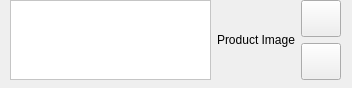
<?xml version="1.0" encoding="UTF-8"?>
<ui version="4.0">
 <class>Form</class>
 <widget class="QWidget" name="Form">
  <property name="geometry">
   <rect>
    <x>0</x>
    <y>0</y>
    <width>352</width>
    <height>88</height>
   </rect>
  </property>
  <property name="windowTitle">
   <string>Form</string>
  </property>
  <widget class="QWidget" name="horizontalLayoutWidget">
   <property name="geometry">
    <rect>
     <x>10</x>
     <y>0</y>
     <width>331</width>
     <height>80</height>
    </rect>
   </property>
   <layout class="QHBoxLayout" name="horizontalLayout">
    <item>
     <widget class="QTextBrowser" name="ProdInfo">
      <property name="styleSheet">
       <string notr="true">color: rgb(0,0,0);
background-color: rgb(255,255,255);
font: 8pt &quot;Leelawadee&quot;
</string>
      </property>
     </widget>
    </item>
    <item>
     <widget class="QLabel" name="ProdImage">
      <property name="text">
       <string>Product Image</string>
      </property>
      <property name="alignment">
       <set>Qt::AlignCenter</set>
      </property>
     </widget>
    </item>
    <item>
     <layout class="QVBoxLayout" name="verticalLayout">
      <item>
       <widget class="QPushButton" name="cancel">
        <property name="sizePolicy">
         <sizepolicy hsizetype="Minimum" vsizetype="Minimum">
          <horstretch>0</horstretch>
          <verstretch>0</verstretch>
         </sizepolicy>
        </property>
        <property name="toolTip">
         <string>Remove Item</string>
        </property>
        <property name="text">
         <string/>
        </property>
        <property name="icon">
         <iconset>
          <normaloff>static/cancel.png</normaloff>static/cancel.png</iconset>
        </property>
       </widget>
      </item>
      <item>
       <widget class="QPushButton" name="transfer">
        <property name="sizePolicy">
         <sizepolicy hsizetype="Minimum" vsizetype="Preferred">
          <horstretch>0</horstretch>
          <verstretch>0</verstretch>
         </sizepolicy>
        </property>
        <property name="toolTip">
         <string>Transfer to Recently Bought.</string>
        </property>
        <property name="text">
         <string/>
        </property>
        <property name="icon">
         <iconset>
          <normaloff>static/transfer.png</normaloff>static/transfer.png</iconset>
        </property>
       </widget>
      </item>
     </layout>
    </item>
   </layout>
  </widget>
 </widget>
 <resources/>
 <connections/>
</ui>
